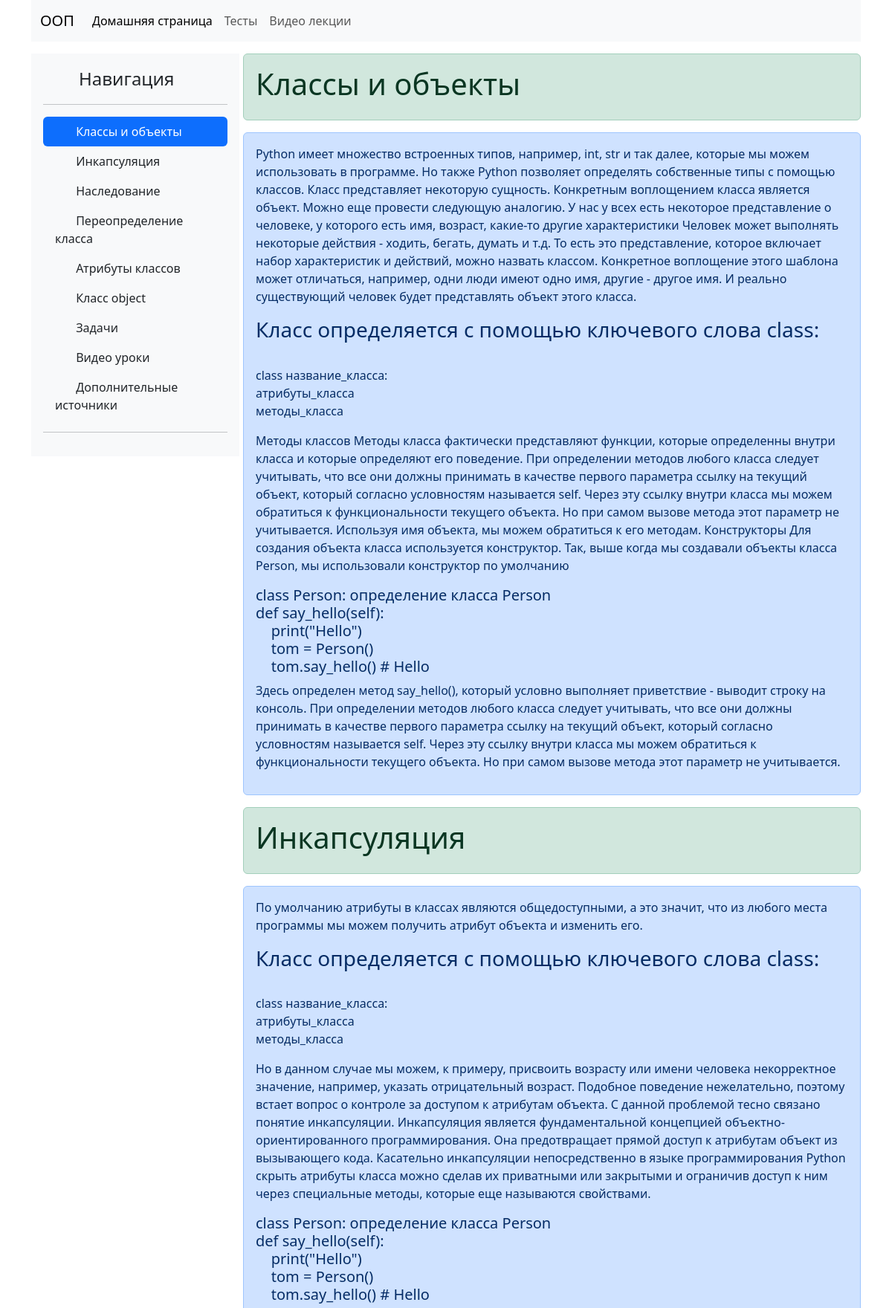
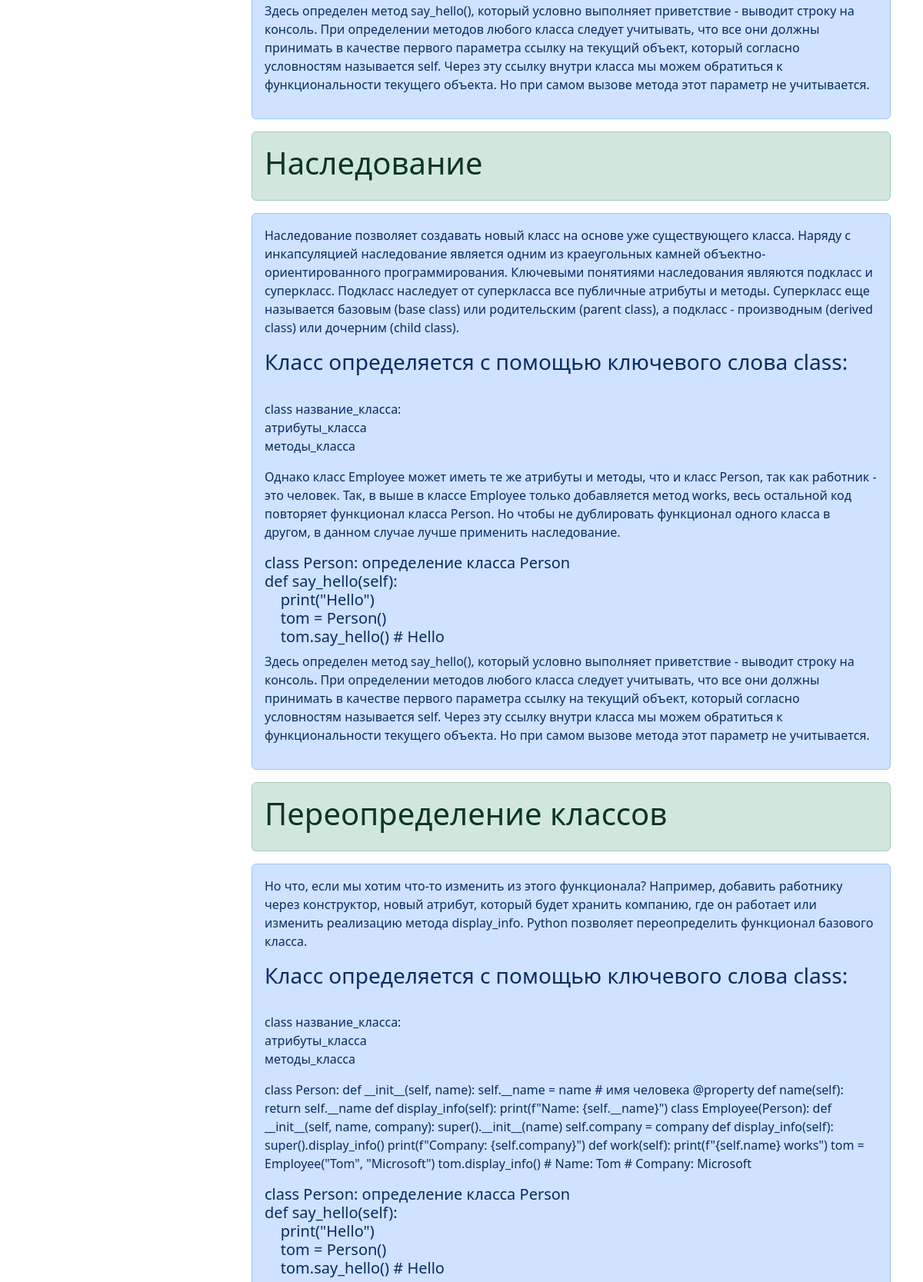
//classes (upper part), run on the app's committed database (2 pictures, top to bottom).
### oopBook/models.py (models this page shows, shortened)
class Topics(models.Model):
    name = models.CharField(max_length=50)
    short_description = models.TextField()
    large_description = models.TextField()

### oopBook/views.py (the view)
# urls.py: path('/classes', views.classes, name = 'classes'),
def classes(request) :
    context = {
        "classes" : Topics.objects.all()
    }
    return render(request, 'oopBook/classes.html', context)

### oopBook/templates/oopBook/classes.html (shortened to what this page needs)
{% extends 'oopBook/base.html' %}
{% block content %}
    {% for project in classes %}
        <div class="alert alert-success" role="alert">
            <h1>{{ project.name }} </h1>
        </div>
        <div class="alert alert-primary " role="alert">
        <p class="text-justify">
            {{ project.short_description }}
            <h3 style="font-weight: normal;">Класс определяется с помощью ключевого слова class:</h3>
            <br>
            class название_класса:
            <br>
                атрибуты_класса <br>
                методы_класса
        </p>
        <p class="text-justify">
            {{ project.large_description }}
        </p>
        <h5 style="font-weight: normal;">
            class Person:  определение класса Person
            <br>
     def say_hello(self):
            <br>
        &nbsp;&nbsp;&nbsp; print("Hello")
            <br>
        &nbsp;&nbsp;&nbsp tom = Person()
            <br>
        &nbsp;&nbsp;&nbsp tom.say_hello()    # Hello
        </h5>
        <p>Здесь определен метод say_hello(), который условно выполняет приветствие - выводит строку на консоль. При определении методов любого класса следует учитывать, что все они должны принимать в качестве первого параметра ссылку на текущий объект, который согласно условностям называется self. Через эту ссылку внутри класса мы можем обратиться к функциональности текущего объекта. Но при самом вызове метода этот параметр не учитывается.</p>
        </div>
    {% endfor %}
{% endblock %}

### oopBook/templates/oopBook/base.html (shortened to what this page needs)
<!doctype html>
<html lang="en">
<head>
    <link href="https://cdn.jsdelivr.net/npm/bootstrap@5.3.0-alpha3/dist/css/bootstrap.min.css" rel="stylesheet">
</head>
<body>
<div class="container">
    <nav class="navbar navbar-expand-lg bg-body-tertiary mb-3">
  <div class="container-fluid">
    <a class="navbar-brand" href="https://ru.wikipedia.org/wiki/%D0%9E%D0%B1%D1%8A%D0%B5%D0%BA%D1%82%D0%BD%D0%BE-%D0%BE%D1%80%D0%B8%D0%B5%D0%BD%D1%82%D0%B8%D1%80%D0%BE%D0%B2%D0%B0%D0%BD%D0%BD%D0%BE%D0%B5_%D0%BF%D1%80%D0%BE%D0%B3%D1%80%D0%B0%D0%BC%D0%BC%D0%B8%D1%80%D0%BE%D0%B2%D0%B0%D0%BD%D0%B8%D0%B5">ООП</a>
    <div class="collapse navbar-collapse" id="navbarNav">
      <ul class="navbar-nav">
        <li class="nav-item">
          <a class="nav-link active" aria-current="page" href="{% url 'index' %}">Домашняя страница</a>
        </li>
        <li class="nav-item">
          <a class="nav-link" href="{% url 'tests' %}">Тесты</a>
        </li>
        <li class="nav-item">
          <a class="nav-link" href="{% url 'video_lessons' %}">Видео лекции</a>
        </li>
      </ul>
    </div>
  </div>
</nav>
    <div class="row">
        <div class="col-3">
            <div class="d-flex flex-column flex-shrink-0 p-3 bg-light" style="width: 280px;">
                <a href="/" class="d-flex align-items-center mb-3 mb-md-0 me-md-auto link-dark text-decoration-none">
                  <svg class="bi me-2" width="40" height="32"><use xlink:href="#bootstrap"></use></svg>
                  <span class="fs-4">Навигация</span>
                </a>
                <hr>
                <ul class="nav nav-pills flex-column mb-auto">
                  <li class="nav-item">
                    <a href="{% url 'classes' %}" class="nav-link active" aria-current="page">
                      <svg class="bi me-2" width="16" height="16"><use xlink:href="#home"></use></svg>
                      Классы и объекты
                    </a>
                  </li>
                  <li>
                    <a href="{% url 'encapsulation' %}" class="nav-link link-dark">
                      <svg class="bi me-2" width="16" height="16"><use xlink:href="#speedometer2"></use></svg>
                      Инкапсуляция
                    </a>
                  </li>
                  <li>
                    <a href="{% url 'inheritance' %}" class="nav-link link-dark">
                      <svg class="bi me-2" width="16" height="16"><use xlink:href="#table"></use></svg>
                      Наследование
                    </a>
                  </li>
                  <li>
                    <a href="{% url 'overridding' %}" class="nav-link link-dark">
                      <svg class="bi me-2" width="16" height="16"><use xlink:href="#grid"></use></svg>
                      Переопределение класса
                    </a>
                  </li>
                  <li>
                    <a href="{% url 'class_attributes' %}" class="nav-link link-dark">
                      <svg class="bi me-2" width="16" height="16"><use xlink:href="#people-circle"></use></svg>
                      Атрибуты классов
                    </a>
                    <a href="{% url 'object' %}" class="nav-link link-dark">
                        <svg class="bi me-2" width="16" height="16"><use xlink:href="#people-circle"></use></svg>
                        Класс object
                    </a>
                      <a href="{% url 'tasks' %}" class="nav-link link-dark">
                        <svg class="bi me-2" width="16" height="16"><use xlink:href="#people-circle"></use></svg>
                        Задачи
                      </a>
                      <a href="{% url 'video_lessons' %}" class="nav-link link-dark">
                        <svg class="bi me-2" width="16" height="16"><use xlink:href="#people-circle"></use></svg>
                        Видео уроки
                      </a>
                      <a href="{% url 'additional_info' %}" class="nav-link link-dark">
                        <svg class="bi me-2" width="16" height="16"><use xlink:href="#people-circle"></use></svg>
                        Дополнительные источники
                      </a>
                  </li>
                </ul>
                <hr>
              </div>
        </div>
        <div class="col-9">
            {% block content%}
            {% endblock content %}
        </div>
    </div>
</div>
</body>
</html>

### data on the page
Topics: name "Классы и объекты", short_description "Python имеет множество встроенных типов, например, int, str и так далее, которые мы можем использовать в программе. Но также Python позволяет определять собственные типы с помощью классов. Класс представляет некоторую сущность. Конкретным воплощением класса является объект. Можно еще провести следующую аналогию. У нас у всех есть некоторое представление о человеке, у которого есть имя, возраст, какие-то другие характеристики Человек может выполнять некоторые действия - ходить, бегать, думать и т.д. То есть это представление, которое включает набор характеристик и действий, можно назвать классом. Конкретное воплощение этого шаблона может отличаться, например, одни люди имеют одно имя, другие…", large_description "Методы классов Методы класса фактически представляют функции, которые определенны внутри класса и которые определяют его поведение. При определении методов любого класса следует учитывать, что все они должны принимать в качестве первого параметра ссылку на текущий объект, который согласно условностям называется self. Через эту ссылку внутри класса мы можем обратиться к функциональности текущего объекта. Но при самом вызове метода этот параметр не учитывается. Используя имя объекта, мы можем обратиться к его методам. Конструкторы Для создания объекта класса используется конструктор. Так, выше когда мы создавали объекты класса Person, мы использовали конструктор по умолчанию"
Topics: name "Инкапсуляция", short_description "По умолчанию атрибуты в классах являются общедоступными, а это значит, что из любого места программы мы можем получить атрибут объекта и изменить его.", large_description "Но в данном случае мы можем, к примеру, присвоить возрасту или имени человека некорректное значение, например, указать отрицательный возраст. Подобное поведение нежелательно, поэтому встает вопрос о контроле за доступом к атрибутам объекта. С данной проблемой тесно связано понятие инкапсуляции. Инкапсуляция является фундаментальной концепцией объектно-ориентированного программирования. Она предотвращает прямой доступ к атрибутам объект из вызывающего кода. Касательно инкапсуляции непосредственно в языке программирования Python скрыть атрибуты класса можно сделав их приватными или закрытыми и ограничив доступ к ним через специальные методы, которые еще называются свойствами."
Topics: name "Наследование", short_description "Наследование позволяет создавать новый класс на основе уже существующего класса. Наряду с инкапсуляцией наследование является одним из краеугольных камней объектно-ориентированного программирования. Ключевыми понятиями наследования являются подкласс и суперкласс. Подкласс наследует от суперкласса все публичные атрибуты и методы. Суперкласс еще называется базовым (base class) или родительским (parent class), а подкласс - производным (derived class) или дочерним (child class).", large_description "Однако класс Employee может иметь те же атрибуты и методы, что и класс Person, так как работник - это человек. Так, в выше в классе Employee только добавляется метод works, весь остальной код повторяет функционал класса Person. Но чтобы не дублировать функционал одного класса в другом, в данном случае лучше применить наследование."
Topics: name "Переопределение классов", short_description "Но что, если мы хотим что-то изменить из этого функционала? Например, добавить работнику через конструктор, новый атрибут, который будет хранить компанию, где он работает или изменить реализацию метода display_info. Python позволяет переопределить функционал базового класса.", large_description "class Person: def __init__(self, name): self.__name = name # имя человека @property def name(self): return self.__name def display_info(self): print(f\"Name: {self.__name}\") class Employee(Person): def __init__(self, name, company): super().__init__(name) self.company = company def display_info(self): super().display_info() print(f\"Company: {self.company}\") def work(self): print(f\"{self.name} works\") tom = Employee(\"Tom\", \"Microsoft\") tom.display_info() # Name: Tom # Company: Microsoft"
